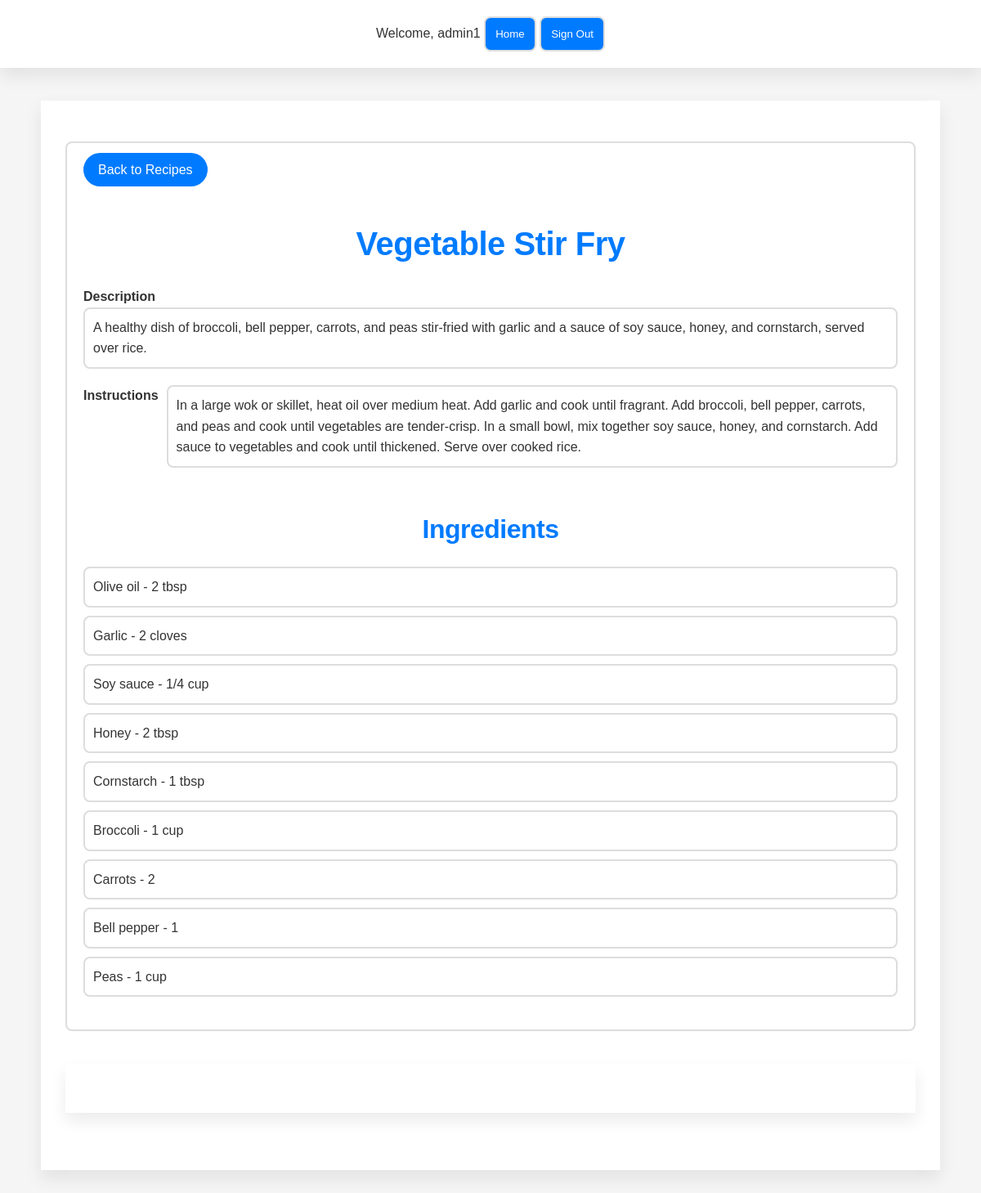
/www/user/recipe_user_view.php?recipeId=4 (signed in), run on the app's committed database.
### tables this page shows
CREATE TABLE `Recipe` (
  `recipeId` int NOT NULL AUTO_INCREMENT,
  `userId` int DEFAULT NULL,
  `recipeName` varchar(255) NOT NULL,
  `instructions` text,
  `description` text,
  `approved` tinyint(1) DEFAULT '0',
  PRIMARY KEY (`recipeId`),
  UNIQUE KEY `recipeId` (`recipeId`)
);

CREATE TABLE `RecipeIngredient` (
  `recipeId` int NOT NULL,
  `ingredientId` int NOT NULL,
  `quantity` varchar(50) DEFAULT NULL,
  PRIMARY KEY (`recipeId`,`ingredientId`),
  KEY `ingredientId` (`ingredientId`),
  CONSTRAINT `recipeingredient_ibfk_1` FOREIGN KEY (`recipeId`) REFERENCES `Recipe` (`recipeId`),
  CONSTRAINT `recipeingredient_ibfk_2` FOREIGN KEY (`ingredientId`) REFERENCES `Ingredient` (`ingredientId`)
);

CREATE TABLE `Ingredient` (
  `ingredientId` int NOT NULL AUTO_INCREMENT,
  `ingredientName` varchar(512) NOT NULL,
  PRIMARY KEY (`ingredientId`)
);

### www/user/recipe_user_view.php (the view, shortened to what this page needs)
<?php
$conn = new mysqli($servername, $username, $password, $dbname);
$recipeId = $_GET['recipeId'];
$sql = "SELECT * FROM Recipe WHERE recipeId = $recipeId";
$result = $conn->query($sql);
$recipe = $result->fetch_assoc();
$sql = "SELECT * FROM RecipeIngredient JOIN Ingredient ON RecipeIngredient.ingredientId = Ingredient.ingredientId WHERE recipeId = $recipeId";
$result = $conn->query($sql);
$ingredients = $result->fetch_all(MYSQLI_ASSOC);
?>
<html>
<head>
    <link rel="stylesheet" type="text/css" href="../common/style/style.css">
</head>
<body>
    <header>
        <?php include '../common/navbar.php'; ?>
    </header>
    <main>
        <div class="recipe-details">
            <a href="../common/view_recipes.php">Back to Recipes</a><br><br>
            <h1>
                <?php echo $recipe['recipeName']; ?>
            </h1>
            <div class="description-container">
                <label>Description</label>
                <ul>
                    <li>
                        <?php echo $recipe['description']; ?>
                    </li>
                </ul>
            </div>
            <div class="instructions-container">
                <label>Instructions</label>
                <ul>
                    <li>
                        <?php echo $recipe['instructions']; ?>
                    </li>
                </ul>
            </div>
            <h2>Ingredients</h2>
            <ul>
                <?php foreach ($ingredients as $ingredient): ?>
                    <li>
                        <?php echo $ingredient['ingredientName'] . " - " . $ingredient['quantity']; ?>
                    </li>
                <?php endforeach; ?>
            </ul>
        </div>
        <main>
</body>
</html>

### www/common/style/style.css (style rules this page uses)
:root { --main-blue: #007BFF; --hover-blue: #0056b3; --soft-gray: #F5F5F5; --text-gray: #333; --border-gray: #E0E0E0; --input-border-gray: #DDD; --transition-speed: 0.3s; }
* { box-sizing: border-box; margin: 0; padding: 0; font-family: 'Poppins', sans-serif; }
body { background-color: var(--soft-gray); color: var(--text-gray); line-height: 1.6; font-size: 16px; }
main { max-width: 1100px; margin: 40px auto; padding: 30px; background-color: #FFF; box-shadow: 0 10px 20px rgba(0, 0, 0, 0.08); }
h1 { text-align: center; padding: 20px 0; font-size: 2.5em; color: var(--main-blue); font-weight: 600; letter-spacing: -0.5px; }
header { background-color: #FFF; box-shadow: 0 10px 20px rgba(0, 0, 0, 0.08); padding: 20px 0; text-align: center; }
label { grid-column: 1 / 2; text-align: right; font-weight: 600; }
.recipe-details { padding: 20px; border: 2px solid var(--input-border-gray); border-radius: 8px; margin: 20px auto; }
.recipe-details p, .recipe-details ul { margin-bottom: 20px; }
.recipe-details ul { list-style-type: none; padding-left: 0; }
.recipe-details ul li { background-color: #FFF; border: 2px solid var(--input-border-gray); border-radius: 8px; padding: 10px; margin-bottom: 10px; }
.recipe-details a { background-color: var(--main-blue); color: #FFF; padding: 12px 18px; text-decoration: none; border-radius: 50px; transition: background-color var(--transition-speed); font-weight: 500; }
ul { list-style-type: none; padding-left: 0; }
li { display: flex; align-items: center; margin-bottom: 10px; }
h2, h3 { font-size: 2em; color: var(--main-blue); font-weight: 600; letter-spacing: -0.5px; text-align: center; padding: 20px 0; }
.instructions-container { display: flex; }
.instructions-container label { padding-right: 10px; font-weight: bold; }

### data on the page
recipe: recipeName "Vegetable Stir Fry", description "A healthy dish of broccoli, bell pepper, carrots, and peas stir-fried with garlic and a sauce of soy sauce, honey, and cornstarch, served over rice.", instructions "In a large wok or skillet, heat oil over medium heat. Add garlic and cook until fragrant. Add broccoli, bell pepper, carrots, and peas and cook until vegetables are tender-crisp. In a small bowl, mix together soy sauce, honey, and cornstarch. Add sauce to vegetables and cook until thickened. Serve over cooked rice."
recipeingredient: ingredientId.ingredientName "Olive oil", quantity "2 tbsp"
recipeingredient: ingredientId.ingredientName "Garlic", quantity "2 cloves"
recipeingredient: ingredientId.ingredientName "Soy sauce", quantity "1/4 cup"
recipeingredient: ingredientId.ingredientName "Honey", quantity "2 tbsp"
recipeingredient: ingredientId.ingredientName "Cornstarch", quantity "1 tbsp"
recipeingredient: ingredientId.ingredientName "Broccoli", quantity "1 cup"
recipeingredient: ingredientId.ingredientName "Carrots", quantity "2"
recipeingredient: ingredientId.ingredientName "Bell pepper", quantity "1"
recipeingredient: ingredientId.ingredientName "Peas", quantity "1 cup"

### other printed values
$_SESSION['username'] "admin1"
